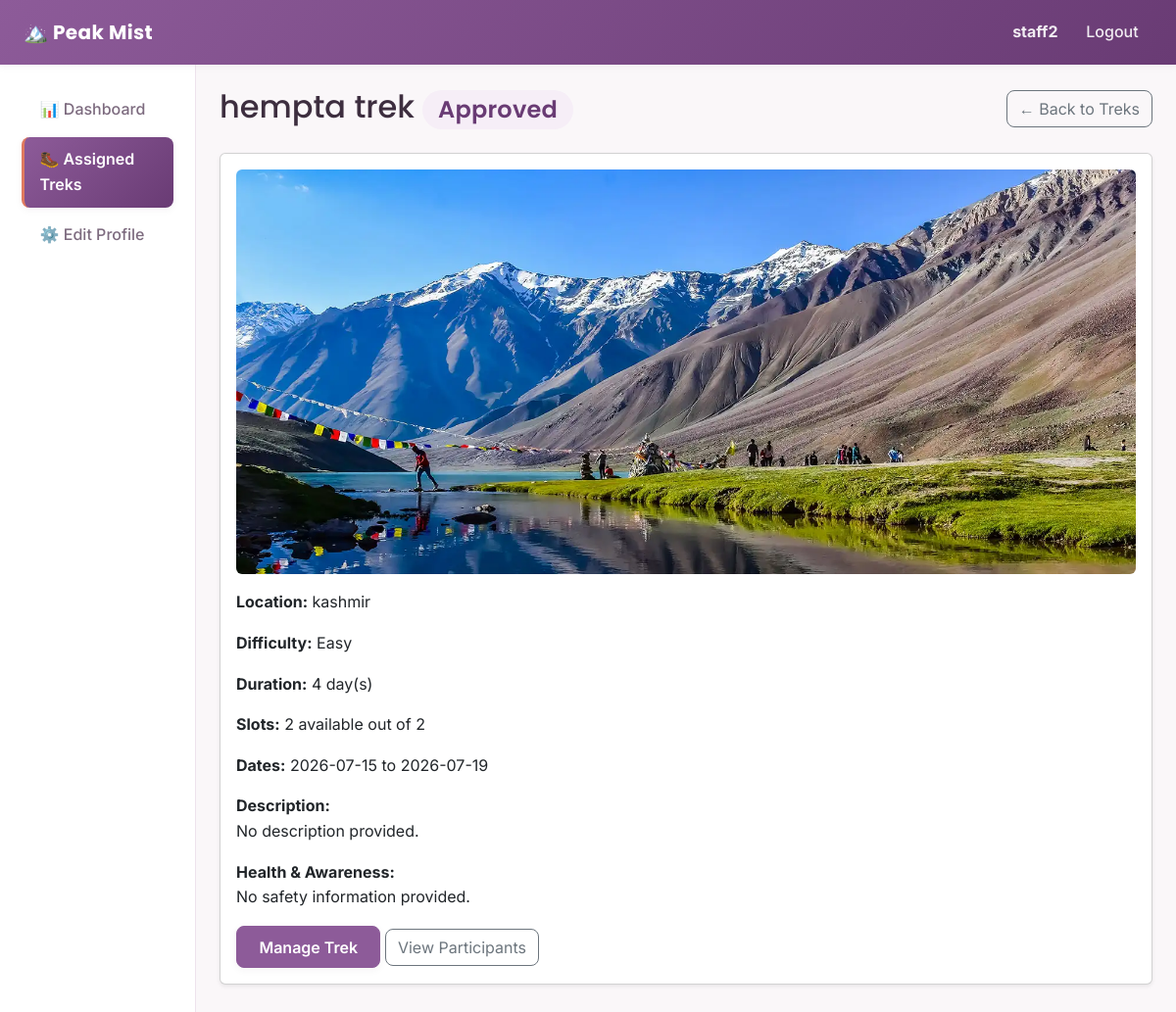
Page /staff/treks/1 (signed in) on the committed database.
### backend/models.py (models this page shows, shortened)
class User(db.Model, UserMixin):
    __tablename__ = "users"
    id = db.Column(db.Integer, primary_key=True)
    username = db.Column(db.String(80), unique=True, nullable=False)
    password_hash = db.Column(db.String(200), nullable=False)
    full_name = db.Column(db.String(120), nullable=False)
    email = db.Column(db.String(120), unique=True, nullable=False)
    phone = db.Column(db.String(20), nullable=True)
    role = db.Column(db.String(20), nullable=False, default="user")
    is_blacklisted = db.Column(db.Boolean, default=False, nullable=False)
    created_at = db.Column(db.DateTime, default=datetime.utcnow)
    staff_profile = db.relationship(
        "StaffProfile",
        backref="user",
        uselist=False,
        cascade="all, delete-orphan"
    )
    bookings = db.relationship(
        "Booking",
        backref="user",
        cascade="all, delete-orphan"
    )

class Trek(db.Model):
    __tablename__ = "treks"
    id = db.Column(db.Integer, primary_key=True)
    name = db.Column(db.String(120), nullable=False)
    location = db.Column(db.String(120), nullable=False)
    difficulty = db.Column(db.String(20), nullable=False)
    duration_days = db.Column(db.Integer, nullable=False)
    total_slots = db.Column(db.Integer, nullable=False)
    available_slots = db.Column(db.Integer, nullable=False)
    staff_id = db.Column(db.Integer, db.ForeignKey("staff_profiles.id"), nullable=True)
    status = db.Column(db.String(20), nullable=False, default="Pending")
    start_date = db.Column(db.Date, nullable=False)
    end_date = db.Column(db.Date, nullable=False)
    description = db.Column(db.Text, nullable=True)
    safety_info = db.Column(db.Text, nullable=True)
    image_filename = db.Column(db.String(200), nullable=True)
    created_at = db.Column(db.DateTime, default=datetime.utcnow)
    bookings = db.relationship(
        "Booking",
        backref="trek",
        cascade="all, delete-orphan"
    )

### backend/routes.py (the view)
@staff_bp.route("/treks/<int:trek_id>")
@login_required
@role_required("staff")
def trek_details(trek_id):
    trek = Trek.query.get_or_404(trek_id)
    verify_staff_owns_trek(trek)
    return render_template("staff/trek_details.html", trek=trek)

### backend/routes.py (called while the page is built)
def role_required(*allowed_roles):
    def decorator(view_function):
        @wraps(view_function)
        def wrapped_view(*args, **kwargs):
            if current_user.role not in allowed_roles:
                abort(403)
            return view_function(*args, **kwargs)
        return wrapped_view
    return decorator

def get_current_staff_profile():
    return StaffProfile.query.filter_by(user_id=current_user.id).first()

def verify_staff_owns_trek(trek):
    staff_profile = get_current_staff_profile()
    if staff_profile is None or trek.staff_id != staff_profile.id:
        abort(403)

### templates/staff/trek_details.html (shortened to what this page needs)
{% extends "layout_dashboard.html" %}
{% import "admin/_status_badge.html" as badges %}
{% set active_page = 'assigned_treks' %}
{% block content %}
<div class="d-flex justify-content-between align-items-center mb-4">
    <h2 class="mb-0">{{ trek.name }} {{ badges.status_badge(trek.status) }}</h2>
    <a href="{{ url_for('staff.assigned_treks') }}" class="btn btn-outline-secondary">&larr; Back to Treks</a>
</div>
<div class="card shadow-sm mb-4">
    <div class="card-body">
        {% if trek.image_filename %}
            <img src="{{ url_for('static', filename='upload/' + trek.image_filename) }}"
                 class="img-fluid rounded mb-3" alt="{{ trek.name }}">
        {% endif %}
        <p><strong>Location:</strong> {{ trek.location }}</p>
        <p><strong>Difficulty:</strong> {{ trek.difficulty }}</p>
        <p><strong>Duration:</strong> {{ trek.duration_days }} day(s)</p>
        <p><strong>Slots:</strong> {{ trek.available_slots }} available out of {{ trek.total_slots }}</p>
        <p><strong>Dates:</strong> {{ trek.start_date }} to {{ trek.end_date }}</p>
        <p><strong>Description:</strong><br>{{ trek.description or "No description provided." }}</p>
        <p><strong>Health &amp; Awareness:</strong><br>{{ trek.safety_info or "No safety information provided." }}</p>
        <a href="{{ url_for('staff.trek_management', trek_id=trek.id) }}" class="btn btn-trek">Manage Trek</a>
        <a href="{{ url_for('staff.participants', trek_id=trek.id) }}" class="btn btn-outline-secondary">View Participants</a>
    </div>
</div>
{% endblock %}

### templates/layout_dashboard.html (shortened to what this page needs)
<!DOCTYPE html>
<html lang="en">
<head>
    <link
        href="https://cdnjs.cloudflare.com/ajax/libs/bootstrap/5.3.3/css/bootstrap.min.css"
        rel="stylesheet">
    <link rel="stylesheet" href="{{ url_for('static', filename='css/styles.css') }}">
</head>
<body>
    <nav class="navbar navbar-expand-lg navbar-trek">
        <div class="container-fluid px-4">
            <a class="navbar-brand fw-bold" href="{{ url_for('auth.home') }}">
                🏔️ Peak Mist
            </a>
            <div class="navbar-collapse" id="navMenu">
                <ul class="navbar-nav ms-auto align-items-lg-center">
                    <li class="nav-item">
                        <span class="nav-link">
                            <strong>{{ current_user.full_name }}</strong>
                        </span>
                    </li>
                    <li class="nav-item">
                        <a class="nav-link" href="{{ url_for('auth.logout') }}">Logout</a>
                    </li>
                </ul>
            </div>
        </div>
    </nav>
    <div class="container-fluid">
        <div class="row">
            <nav class="col-md-3 col-lg-2 sidebar">
                <ul class="nav flex-column">
                    {% if current_user.role == 'admin' %}
                        <li class="nav-item">
                            <a class="nav-link {% if active_page == 'dashboard' %}active{% endif %}"
                               href="{{ url_for('admin.dashboard') }}">📊 Dashboard</a>
                        </li>
                        <li class="nav-item">
                            <a class="nav-link {% if active_page == 'treks' %}active{% endif %}"
                               href="{{ url_for('admin.treks') }}">🥾 Manage Treks</a>
                        </li>
                        <li class="nav-item">
                            <a class="nav-link {% if active_page == 'staff' %}active{% endif %}"
                               href="{{ url_for('admin.staff_list') }}">👥 Manage Staff</a>
                        </li>
                        <li class="nav-item">
                            <a class="nav-link {% if active_page == 'users' %}active{% endif %}"
                               href="{{ url_for('admin.users_list') }}">🧑‍🤝‍🧑 Manage Users</a>
                        </li>
                        <li class="nav-item">
                            <a class="nav-link {% if active_page == 'bookings' %}active{% endif %}"
                               href="{{ url_for('admin.bookings_list') }}">📅 Bookings</a>
                        </li>
                        <li class="nav-item">
                            <a class="nav-link {% if active_page == 'search' %}active{% endif %}"
                               href="{{ url_for('admin.search') }}">🔍 Search</a>
                        </li>
                        <li class="nav-item">
                            <a class="nav-link {% if active_page == 'analytics' %}active{% endif %}"
                               href="{{ url_for('admin.analytics') }}">📈 Analytics</a>
                        </li>
                    {% elif current_user.role == 'staff' %}
                        <li class="nav-item">
                            <a class="nav-link {% if active_page == 'dashboard' %}active{% endif %}"
                               href="{{ url_for('staff.dashboard') }}">📊 Dashboard</a>
                        </li>
                        <li class="nav-item">
                            <a class="nav-link {% if active_page == 'assigned_treks' %}active{% endif %}"
                               href="{{ url_for('staff.assigned_treks') }}">🥾 Assigned Treks</a>
                        </li>
                        <li class="nav-item">
                            <a class="nav-link {% if active_page == 'profile' %}active{% endif %}"
                               href="{{ url_for('staff.edit_profile') }}">⚙️ Edit Profile</a>
                        </li>
                    {% endif %}
                </ul>
            </nav>
            <main class="col-md-9 col-lg-10 p-4">
                {% block content %}{% endblock %}
            </main>
        </div>
    </div>
</body>
</html>

### templates/admin/_status_badge.html
{% macro status_badge(status) %}
    <span class="badge badge-{{ status|lower }}">{{ status }}</span>
{% endmacro %}

### static/css/styles.css (style rules this page uses)
:root { --primary: #8d5b99; --primary-dark: #693b74; --primary-light: #f6eef7; --secondary: #e07a5f; --secondary-dark: #c2593e; --secondary-light: #fdf1ee; --white: #ffffff; --off-white: #faf7f9; --border: #eee3ed; --text-dark: #3d2e3f; --text-light: #7d6b7f; --yellow: #f4d35e; --pink: #f28482; --purple-light: #b5a2e3; --mint: #63c9a5; --coral: #e07a5f; --sky: #6fb3e0; --sky-deep: #2f7ab8; --shadow-small: 0 2px 8px rgba(61, 46, 63, 0.05); --shadow-medium: 0 8px 24px rgba(61, 46, 63, 0.08); --shadow-large: 0 16px 40px rgba(61, 46, 63, 0.12); --radius: 14px; --radius-small: 8px; }
* { box-sizing: border-box; }
body { background-color: var(--off-white); font-family: "Inter", "Segoe UI", Arial, sans-serif; color: var(--text-dark); line-height: 1.6; }
h1, h2, h3, h4, h5, h6 { font-family: "Poppins", "Segoe UI", Arial, sans-serif; color: var(--text-dark); }
a { color: var(--primary-dark); text-decoration: none; }
.navbar-trek { background: linear-gradient(135deg, var(--primary) 0%, var(--primary-dark) 100%) !important; box-shadow: var(--shadow-small); padding-top: 0.75rem; padding-bottom: 0.75rem; }
.navbar-trek .navbar-brand { color: var(--white) !important; font-family: "Poppins", sans-serif; font-weight: 700; letter-spacing: 0.02em; }
.navbar-trek .nav-link { color: rgba(255, 255, 255, 0.9) !important; font-weight: 500; border-radius: var(--radius-small); padding: 0.45rem 0.9rem !important; transition: background-color 0.2s ease, color 0.2s ease; }
.btn-trek { background-color: var(--primary); border-color: var(--primary); color: var(--white); font-weight: 600; border-radius: var(--radius-small); padding: 0.55rem 1.4rem; box-shadow: var(--shadow-small); transition: transform 0.15s ease, box-shadow 0.15s ease, background-color 0.15s ease; }
.btn { border-radius: var(--radius-small); }
.sidebar { background-color: var(--white); border-right: 1px solid var(--border); min-height: calc(100vh - 56px); padding-top: 1.25rem; }
.sidebar .nav-link { display: flex; align-items: center; gap: 0.65rem; color: var(--text-light); padding: 0.65rem 1rem; border-radius: var(--radius-small); margin: 0.15rem 0.6rem; font-weight: 500; border-left: 3px solid transparent; transition: background-color 0.2s ease, color 0.2s ease, border-color 0.2s ease; }
.sidebar .nav-link.active { background: linear-gradient(135deg, var(--primary) 0%, var(--primary-dark) 100%); color: var(--white); font-weight: 600; border-left-color: var(--secondary); box-shadow: var(--shadow-small); }
.badge-pending, .badge-approved, .badge-open, .badge-closed, .badge-started, .badge-completed, .badge-booked, .badge-cancelled { border-radius: 999px; font-weight: 600; letter-spacing: 0.01em; }
.badge-approved { background-color: var(--primary-light); color: var(--primary-dark); }

### rows in the picture
User: full_name "staff2"
Trek: name "hempta trek", status "Approved", image_filename (picture), location "kashmir", difficulty "Easy", duration_days "4", available_slots "2", total_slots "2", start_date "2026-07-15", end_date "2026-07-19", description "No description provided.", safety_info "No safety information provided."
